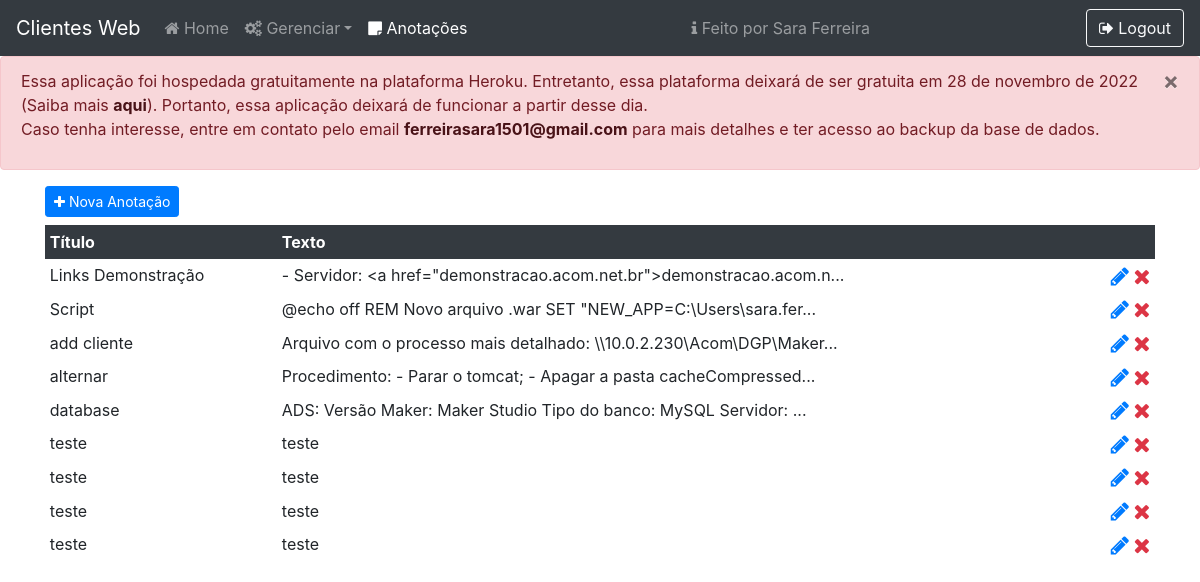
Screenshot of /notes (signed in) with the database file from the repository.
### core/models.py (models this page shows, shortened)
class Note(models.Model):
    title = models.CharField('Title', max_length=300)
    text = models.TextField()

### core/views.py (the view)
# urls.py: path('notes', notes, name='notes'),
def notes(request):
    if str(request.user) != 'AnonymousUser':
        context = {
            'notes': Note.objects.all().order_by('title')
        }
        return render(request, 'notes.html', context=context)
    else:
        return loginUser(request)

### core/templates/notes.html (shortened to what this page needs)
{% load static %}
{% load custom_filters %}
<!DOCTYPE html>
<html lang="pt-br">
<head>
    <link rel="stylesheet" href="{% static 'css/style.css' %}">
    <link rel="stylesheet" href="https://cdnjs.cloudflare.com/ajax/libs/font-awesome/4.7.0/css/font-awesome.min.css">
    <link rel="stylesheet" href="https://stackpath.bootstrapcdn.com/bootstrap/4.5.0/css/bootstrap.min.css">
</head>
<body>
    <nav class="navbar stick-top navbar-expand-lg navbar-dark bg-dark">
        <a class="navbar-brand" href="{% url 'index' %}">Clientes Web</a>
        <div class="collapse navbar-collapse" id="navbarTogglerDemo03">
            <ul class="navbar-nav mr-auto mt-2 mt-lg-0 navbar-left">
                <li class="nav-item"><a class="nav-link" href="{% url 'index' %}"><i class="fa fa-home"></i> Home</a></li>
                <li class="nav-item dropdown">
                    <a class="nav-link dropdown-toggle" id="navbarDropdown" role="button" data-toggle="dropdown" aria-haspopup="true" aria-expanded="false"><i class="fa fa-cogs"></i> Gerenciar</a>
                </li>
                <li class="nav-item"><a class="nav-link active" href="{% url 'notes' %}"><i class="fa fa-sticky-note"></i> Anotações</a></li>
            </ul>
            <ul class="navbar-nav mr-auto mt-2 mt-lg-0 navbar-rigth">
                <li class="nav-item">
                    <a class="nav-link" href="https://github.com/ferreirasara/" target="_blank" rel="noreferrer"><i class="fa fa-info"></i> Feito por Sara Ferreira</a>
                </li>
            </ul>
            <a href="{% url 'logout' %}" type="button" class="btn btn-outline-light"><i class="fa fa-sign-out"></i> Logout</a>
        </div>
    </nav>
    <div class="alert alert-danger" role="alert">
        <button type="button" class="close" data-dismiss="alert" aria-label="Close">
            <span aria-hidden="true">&times;</span>
        </button>
        <p>
            Essa aplicação foi hospedada gratuitamente na plataforma Heroku.
            Entretanto, essa plataforma deixará de ser gratuita em 28 de novembro de 2022 (Saiba mais <a href="https://blog.heroku.com/next-chapter" class="alert-link" target="_blank" rel="noreferrer">aqui</a>).
            Portanto, essa aplicação deixará de funcionar a partir desse dia.
            <br/>Caso tenha interesse, entre em contato pelo email <a class="alert-link" href="mailto:ferreirasara1501@gmail.com">ferreirasara1501@gmail.com</a> para mais detalhes e ter acesso ao backup da base de dados.
        </p>
    </div>
    <div class="container">
        <div class="row justify-content-sm-between mt-2 mb-2">
            <div class="col-auto"><a class="btn btn-sm btn-primary" href="{% url 'newNote' %}"><i class="fa fa-plus"></i> Nova Anotação</a></div>
        </div>
        <div class="table-responsive">
            <table class="table table-sm table-hover table-borderless">
                <thead class="thead-dark">
                    <tr>
                        <th scope="col">Título</th>
                        <th scope="col">Texto</th>
                        <th scope="col"></th>
                    </tr>
                </thead>
                <tbody>
                    {% for note in notes %}
                        <tr ondblclick="viewNote({{ note.id }});">
                            <td>{{ note.title }}</td>
                            <td>{{ note.text|truncatechars:70 }}</td>
                            <td class="text-right">
                                <a href="{% url 'editNote' idNote=note.id %}" class="text-primary"><i class="fa fa-pencil fa-lg"></i></a>
                                <a href="{% url 'deleteNote' idNote=note.id %}" class="text-danger"><i class="fa fa-remove fa-lg"></i></a>
                            </td>
                        </tr>
                    {% endfor %}
                </tbody>
            </table>
        </div>
    </div>
</body>
</html>

### rows the page displays
Note: title "Links Demonstração", text "- Servidor: <a href=\"demonstracao.acom.net.br\">demonstracao.acom.n..."
Note: title "Script", text "@echo off REM Novo arquivo .war SET \"NEW_APP=C:\\Users\\sara.fer..."
Note: title "add cliente", text "Arquivo com o processo mais detalhado: \\\\10.0.2.230\\Acom\\DGP\\Maker..."
Note: title "alternar", text "Procedimento: - Parar o tomcat; - Apagar a pasta cacheCompressed..."
Note: title "database", text "ADS: Versão Maker: Maker Studio Tipo do banco: MySQL Servidor: ..."
Note: title "teste", text "teste"
Note: title "teste", text "teste"
Note: title "teste", text "teste"
Note: title "teste", text "teste"
